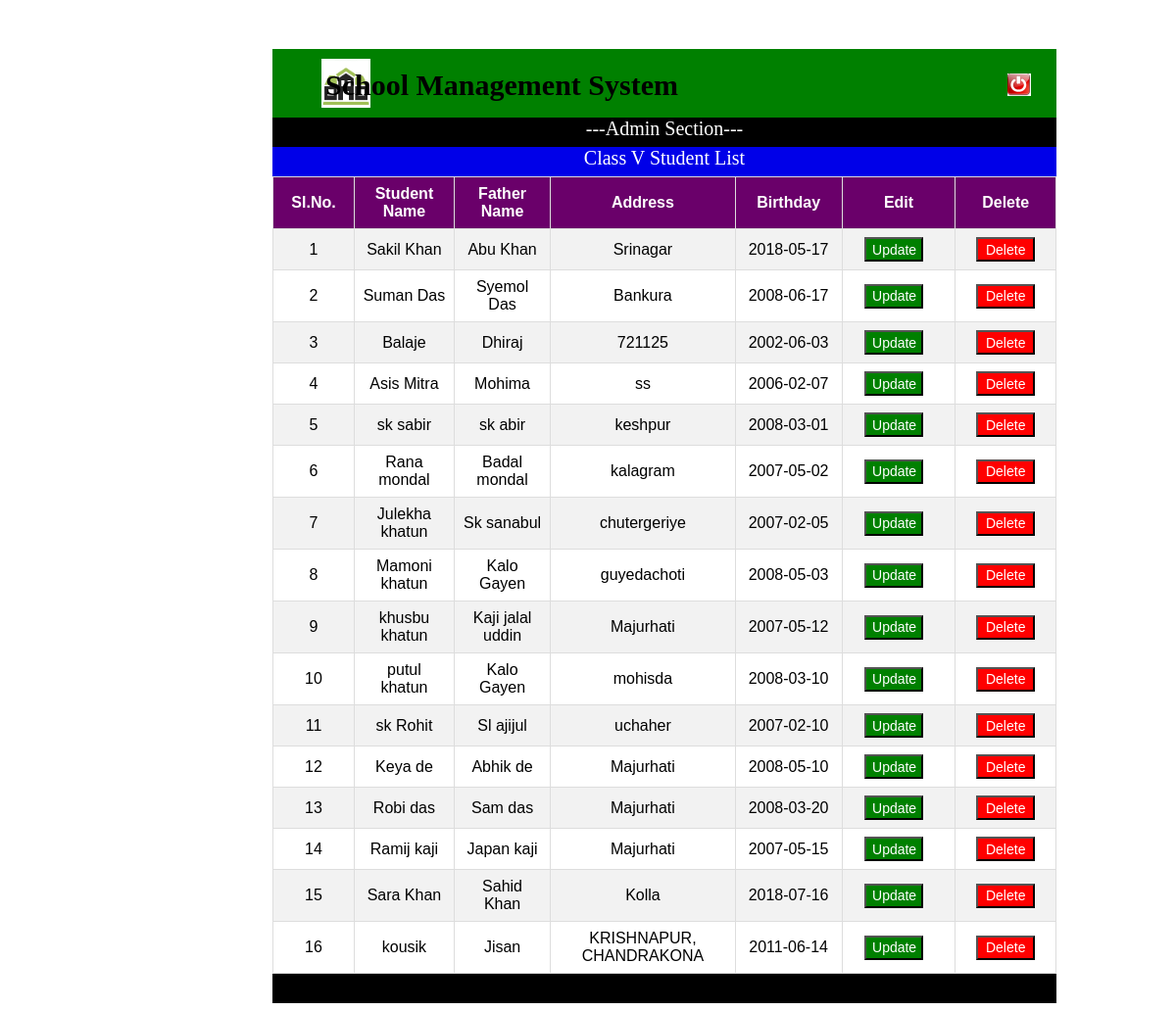
/tab_five.php, run on the app's committed database.
### tables this page shows
CREATE TABLE `class_five` (
  `id` int(11) NOT NULL,
  `sname` varchar(100) NOT NULL,
  `gender` varchar(25) NOT NULL,
  `fname` varchar(100) NOT NULL,
  `mname` varchar(100) NOT NULL,
  `address` text NOT NULL,
  `pin` int(8) NOT NULL,
  `mail` varchar(255) NOT NULL,
  `mobile` varchar(100) NOT NULL,
  `dob` varchar(100) NOT NULL,
  `age` varchar(10) NOT NULL,
  `school` varchar(255) NOT NULL,
  `tong` varchar(255) NOT NULL,
  `religian` varchar(100) NOT NULL,
  `income` varchar(100) NOT NULL,
  `bang` int(3) NOT NULL,
  `eng` int(3) NOT NULL,
  `math` int(3) NOT NULL,
  `phy` int(3) NOT NULL,
  `geo` int(3) NOT NULL,
  `his` int(3) NOT NULL,
  `total` int(10) NOT NULL,
  `date_time` varchar(100) NOT NULL
);

### tab_five.php (the view, shortened to what this page needs)
<!DOCTYPE html>
<html>
<head>
	<link rel="stylesheet" type="text/css" href="">
	<link rel="stylesheet" type="text/css" href="button2.css">
</head>
<body class="back">
	<div class="header">
	<div class="header_logo"><a href="admin_profile.php"> <img src="slicon.png" style="width: 50px; height: 50px; margin-top: 10px;"></a></div>
	<div class="header_beack"> <a href="logout_add.php"><img src="logouts.png" style="margin-left: 650px; margin-top: 25px;"></a></div>
	</div>
	<div class="header_name">School Management System</div>
	<div class="admin"> ---Admin Section---</div>
	<div class="hd">Class V Student List</div>
<div class="fm">
<table id="customers">
  <tr>
  	<th>Sl.No.</th>
    <th>Student Name</th>
    <th>Father Name</th>
    <th>Address</th>
    <th>Birthday</th>
    <th>Edit</th>
     <th>Delete</th>
  </tr>
  <?php
include "connection.php";
$qer=mysqli_query($conn,"select * from class_five ");
$c='1';
while($res=mysqli_fetch_assoc($qer))
{
?>
<tr>
	<td class="tdh" style="width: 10px;"><?php echo $c++;?></td>
	 <td class="tdh"><?php echo $res['sname'];  ?></td>
	  <td class="tdh"><?php echo $res['fname'];  ?></td>
	   <td class="tdh"><?php echo $res['address'];  ?></td>
	    <td class="tdh"><?php echo $res['dob'];  ?></td>
	    <td style="text-align: center;">
	    	<a href="tab_five_update.php?id=<?php echo $res['id']; ?>">
	    	<input type="button" name="" value="Update" class="tdb"></a></td>
      <td style="text-align: center;"><a href="tab_delete.php?id=<?php echo $res['id']; ?>" ><input type="button" name="" value="Delete" class="tdd" ></a></td>
</tr>
   <?php } ?>
</table>
</div>
         <div class="admin"></div>
</body>
</html>

### tab_five.php (style rules this page uses)
.header { height: 70px; width: 800px; background-color: green; margin-left: 270px; margin-top: 50px; }
.header_logo { float: left; margin-left: 50px; }
.header_name { float: right; font-size: 30px; margin-top: -50px; margin-right: 500px; font-weight: bold; }
.admin { height: 30px; width: 800px; background: black; margin-left: 270px; color: white; font-size: 20px; text-align: center; }
.hd { height: 30px; width: 800px; background: #0000e8; margin-left: 270px; color: white; font-size: 20px; text-align: center; }
#customers { font-family: "Trebuchet MS", Arial, Helvetica, sans-serif; border-collapse: collapse; width: 100%; }
#customers td, #customers th { border: 1px solid #ddd; padding: 8px; }
#customers tr:nth-child(even) { background-color: #f2f2f2; }
#customers th { padding-top: 8px; padding-bottom: 8px; text-align: center; background-color: #6a006a; color: white; width: 20px; }
.fm { width: 800px; margin-left: 270px; }
.tdh { text-align: center; }
.tdb { text-align: center; height: 25px; width: 60px; font-size: 14px; cursor: pointer; background-color: green; color: white; margin-right: 10px; }
.tdd { text-align: center; height: 25px; width: 60px; font-size: 14px; cursor: pointer; background-color: red; color: white; }

### data on the page
class_five: sname "Sakil Khan", fname "Abu Khan", address "Srinagar", dob "2018-05-17"
class_five: sname "Suman Das", fname "Syemol Das", address "Bankura", dob "2008-06-17"
class_five: sname "Balaje", fname "Dhiraj", address "721125", dob "2002-06-03"
class_five: sname "Asis Mitra", fname "Mohima", address "ss", dob "2006-02-07"
class_five: sname "sk sabir", fname "sk abir", address "keshpur", dob "2008-03-01"
class_five: sname "Rana mondal", fname "Badal mondal", address "kalagram", dob "2007-05-02"
class_five: sname "Julekha khatun", fname "Sk sanabul", address "chutergeriye", dob "2007-02-05"
class_five: sname "Mamoni khatun", fname "Kalo Gayen", address "guyedachoti", dob "2008-05-03"
class_five: sname "khusbu khatun", fname "Kaji jalal uddin", address "Majurhati", dob "2007-05-12"
class_five: sname "putul khatun", fname "Kalo Gayen", address "mohisda", dob "2008-03-10"
class_five: sname "sk Rohit", fname "Sl ajijul", address "uchaher", dob "2007-02-10"
class_five: sname "Keya de", fname "Abhik de", address "Majurhati", dob "2008-05-10"
class_five: sname "Robi das", fname "Sam das", address "Majurhati", dob "2008-03-20"
class_five: sname "Ramij kaji", fname "Japan kaji", address "Majurhati", dob "2007-05-15"
class_five: sname "Sara Khan", fname "Sahid Khan", address "Kolla", dob "2018-07-16"
class_five: sname "kousik", fname "Jisan", address "KRISHNAPUR, CHANDRAKONA", dob "2011-06-14"
